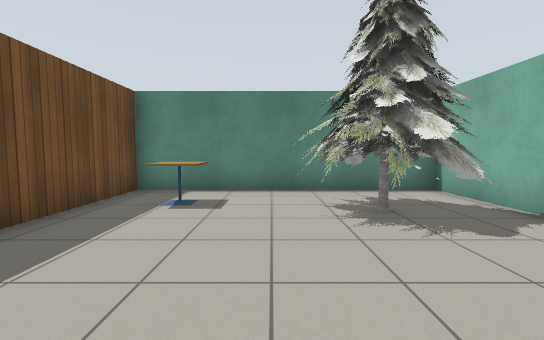
View 1 (above)

24 first-person views from a walk through a robot-simulator world made for Gazebo. The camera is 1 m above the floor, tilts 4° down and sees 90° across. Floor lines are 1 m apart. The floor is counted in squares, 1 m on a side. Each view is taken from the middle of a square. On the plan, view 1 faces up. The plan holds only what a view shows up to about 11 squares ahead; the rest is blank. Simple patterns stand in for the simulator's built-in surfaces. Some stock models are drawn as simple stand-ins.

View 2
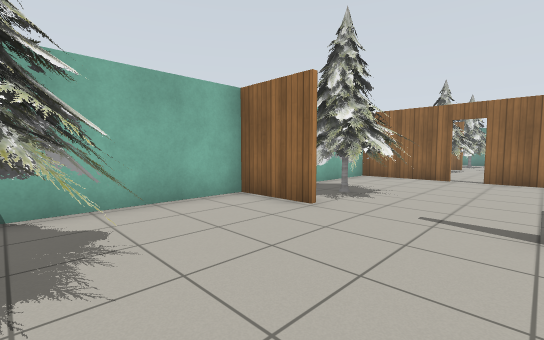

View 3
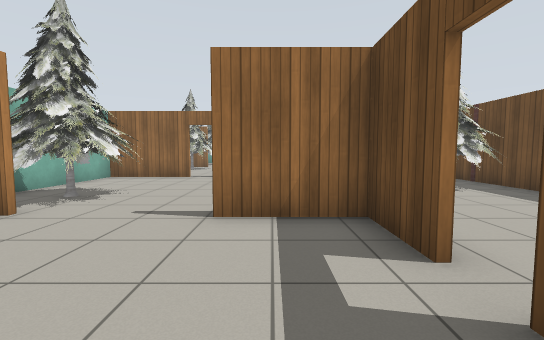

View 4
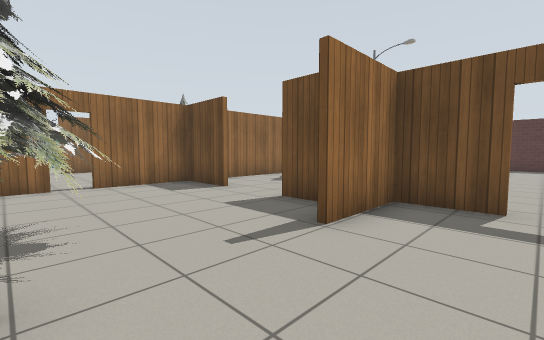

View 5
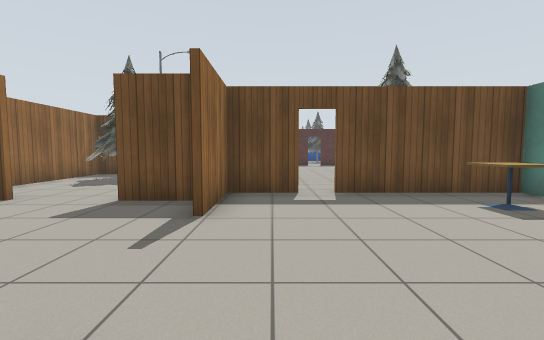

View 6
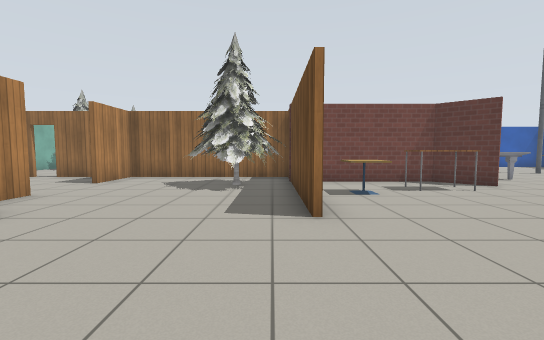

View 7
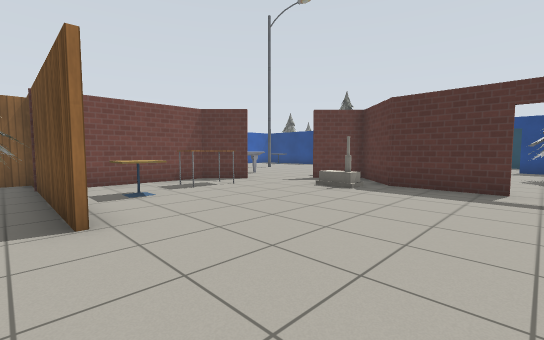

View 8
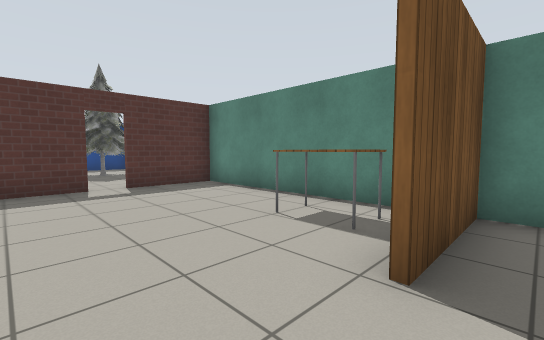

View 9
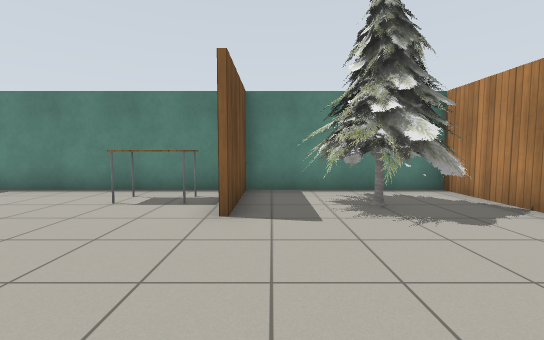

View 10
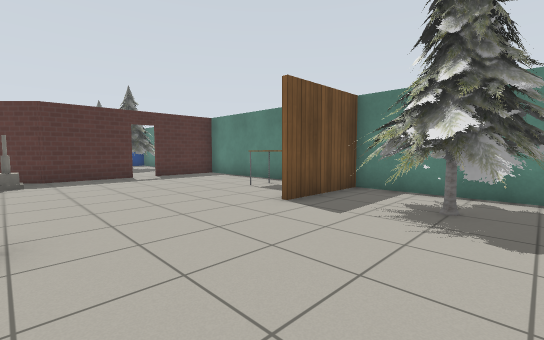

View 11
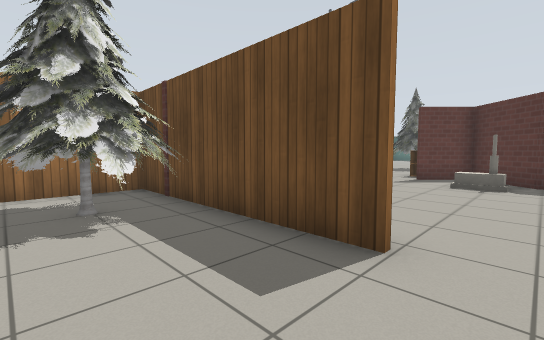

View 12
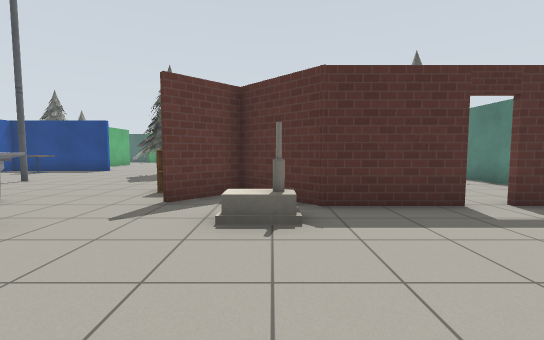

View 13
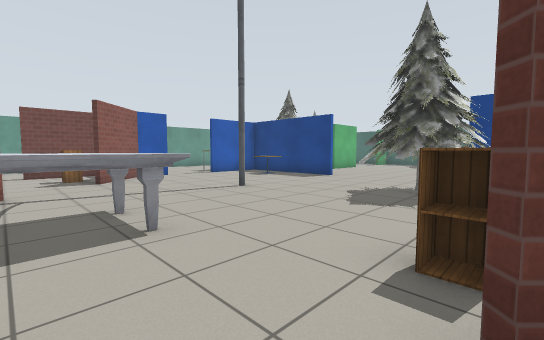

View 14
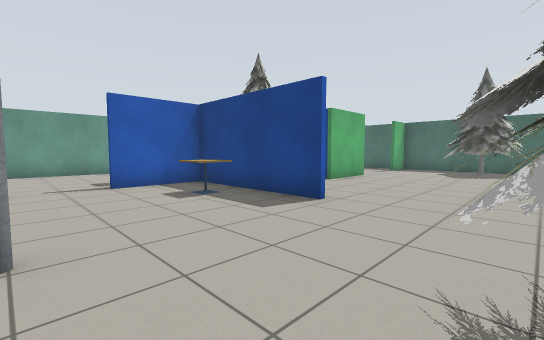

View 15
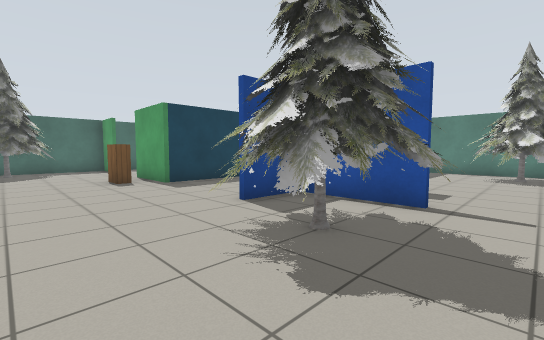

View 16
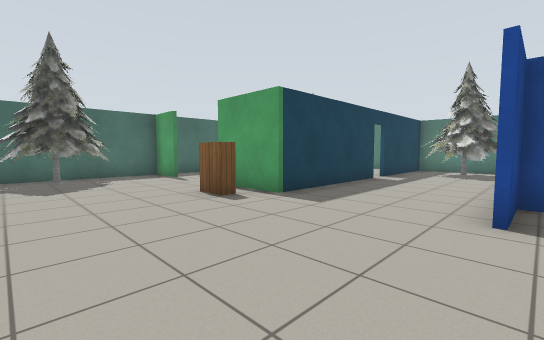

View 17
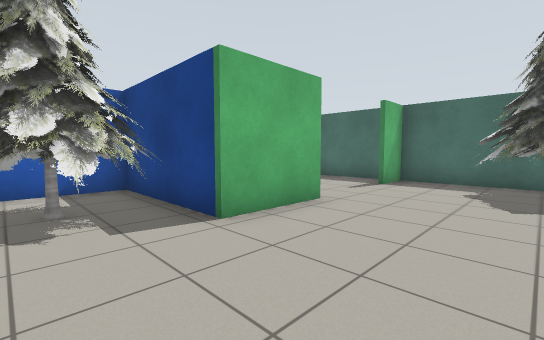

View 18
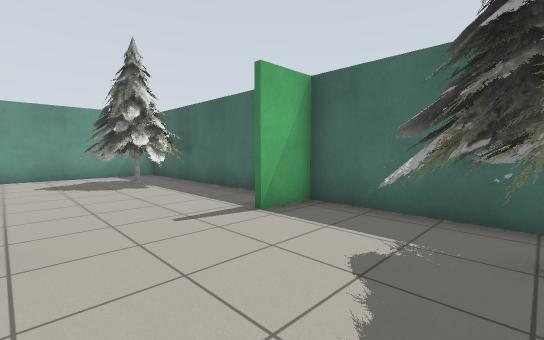

View 19
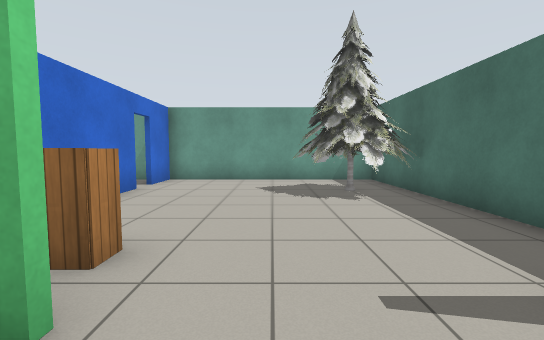

View 20
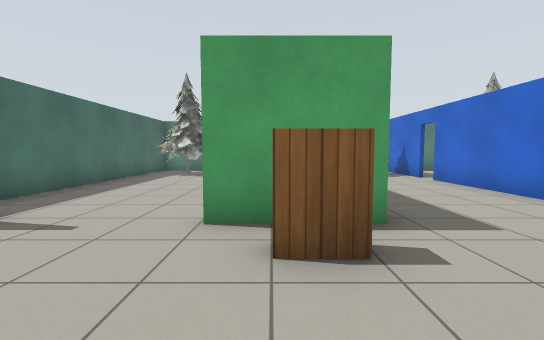

View 21
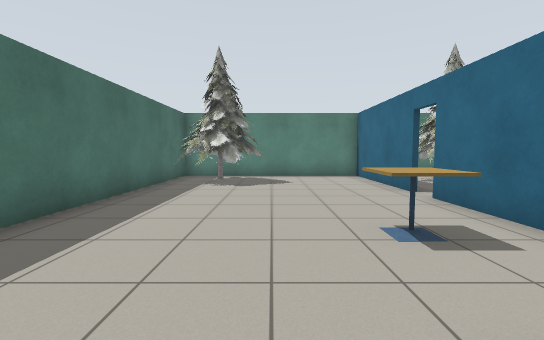

View 22
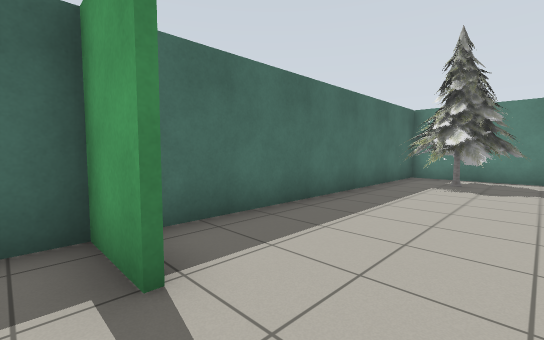

View 23
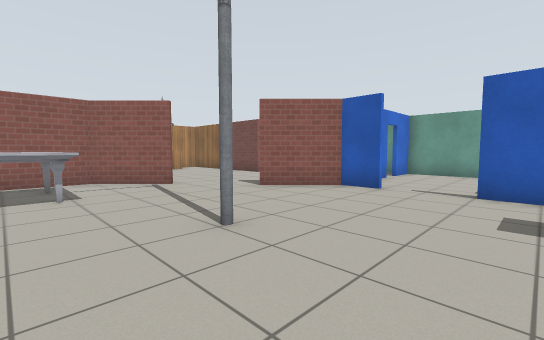

View 24
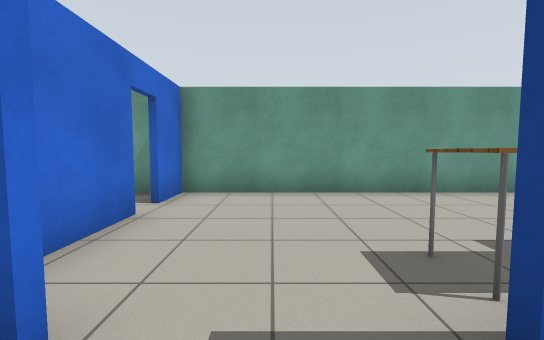

### Floor plan
Ten units are one square. View 1 is at (0, 0); x grows to the right and y downward. Boxes are objects, and circles mark ways between rooms. Rooms are numbered by the first view taken in them; rooms with no view inside come last. Other rooms are left out.
<svg viewBox="-370 -75 417 265">
<path fill="none" stroke="#000" d="M20 1 42 1 42 -70 -29 -70M-24 5 -24 21M-35 -17 -35 1 -10 1M-24 43 -24 65M11 64 42 64 42 25M-21 64 4 64M-35 -70 -35 -25M-86 0 -86 64 -21 64M-144 36 -132 48 -96 48M-26 21 -26 14M-36 -42 -36 -70M-92 -70 -159 -70 -159 -44M-159 -36 -159 -9 -175 7 -162 20M-26 65 -26 43M-29 -70 -86 -70 -86 -40M-246 81 -246 130 -220 130M-244 15 -244 -24M-286 6 -286 -17M-214 18 -243 18 -243 36M-284 -17 -284 33 -310 33M-309 103 -284 103M-286 -26 -286 -35M-339 33 -355 33 -355 185 -286 185 -286 170M-284 -32 -284 -26M-200 130 -187 130 -171 114M-286 -54 -286 -70 -355 -70 -355 26M-355 103 -341 103M-286 163 -286 133M-150 97 -133 80 -133 59M-254 -70 -261 -70M-188 164 -188 145M-276 185 -188 185 -188 171M-189 -70 -217 -70M-284 124 -284 147 -272 147M-284 103 -284 115"/>
<rect x="-25" y="-55" width="10" height="10" fill="#bbb"><title>cafe table</title></rect>
<rect x="5" y="5" width="30" height="30" fill="#bbb"><title>pine tree</title></rect>
<rect x="5" y="-65" width="30" height="40" fill="#bbb"><title>pine tree</title></rect>
<rect x="-155" y="-5" width="10" height="10" fill="#bbb"><title>house</title></rect>
<rect x="-135" y="25" width="20" height="10" fill="#bbb"><title>table</title></rect>
<rect x="-115" y="-65" width="20" height="20" fill="#bbb"><title>table</title></rect>
<rect x="-105" y="15" width="10" height="20" fill="#bbb"><title>cafe table</title></rect>
<rect x="-85" y="25" width="30" height="30" fill="#bbb"><title>pine tree</title></rect>
<rect x="-75" y="-65" width="30" height="30" fill="#bbb"><title>pine tree</title></rect>
<rect x="-365" y="55" width="40" height="30" fill="#bbb"><title>pine tree</title></rect>
<rect x="-355" y="145" width="30" height="30" fill="#bbb"><title>pine tree</title></rect>
<rect x="-355" y="-65" width="40" height="30" fill="#bbb"><title>pine tree</title></rect>
<rect x="-315" y="5" width="20" height="10" fill="#bbb"><title>cafe table</title></rect>
<rect x="-305" y="105" width="10" height="10" fill="#bbb"><title>cabinet</title></rect>
<rect x="-305" y="35" width="20" height="10" fill="#bbb"><title>bookshelf</title></rect>
<rect x="-285" y="-65" width="40" height="30" fill="#bbb"><title>pine tree</title></rect>
<rect x="-245" y="135" width="20" height="10" fill="#bbb"><title>table</title></rect>
<rect x="-245" y="105" width="20" height="10" fill="#bbb"><title>cafe table</title></rect>
<rect x="-235" y="25" width="30" height="30" fill="#bbb"><title>pine tree</title></rect>
<rect x="-225" y="-65" width="40" height="30" fill="#bbb"><title>pine tree</title></rect>
<rect x="-205" y="75" width="10" height="10" fill="#bbb"><title>lamp</title></rect>
<rect x="-185" y="15" width="10" height="10" fill="#bbb"><title>cabinet</title></rect>
<rect x="-165" y="45" width="30" height="30" fill="#bbb"><title>marble table</title></rect>
<rect x="-285" y="105" width="30" height="40" fill="#bbb"><title>pine tree</title></rect>
<circle cx="-20" cy="35" r="3" fill="#2a7"/>
<circle cx="-35" cy="-20" r="3" fill="#2a7"/>
<circle cx="-155" cy="30" r="3" fill="#2a7"/>
<circle cx="-160" cy="-40" r="3" fill="#2a7"/>
<circle cx="-265" cy="105" r="3" fill="#2a7"/>
<text x="10" y="0">1</text>
<text x="-90" y="0">2</text>
<text x="-260" y="50">3</text>
<text x="-270" y="120">4</text>
</svg>
Room 1 opens to room 2. Room 2 opens to room 3. Room 3 opens to room 4.

Where each view was taken, in squares from view 1:
view 1: 0 up, 0 right, facing up
view 2: 4 up, 1 left, facing down-right
view 3: 4 up, 2 left, facing down
view 4: 2 up, 2 right, facing down-left
view 5: 1 up, 3 right, facing left
view 6: 4 up, 8 left, facing down
view 7: 4 up, 8 left, facing down-left
view 8: 2 up, 8 left, facing up-left
view 9: 0 up, 8 left, facing up
view 10: 0 up, 5 left, facing up-left
view 11: 1 up, 6 left, facing down-left
view 12: 0 up, 11 left, facing left
view 13: 2 down, 15 left, facing down-left
view 14: 5 down, 20 left, facing down-left
view 15: 7 down, 20 left, facing up-left
view 16: 8 down, 24 left, facing up-left
view 17: 7 down, 26 left, facing down-left
view 18: 7 down, 31 left, facing down-left
view 19: 9 down, 32 left, facing down
view 20: 7 down, 30 left, facing up
view 21: 4 down, 32 left, facing up
view 22: 4 down, 32 left, facing up-left
view 23: 6 down, 23 left, facing down-right
view 24: 12 down, 21 left, facing down
